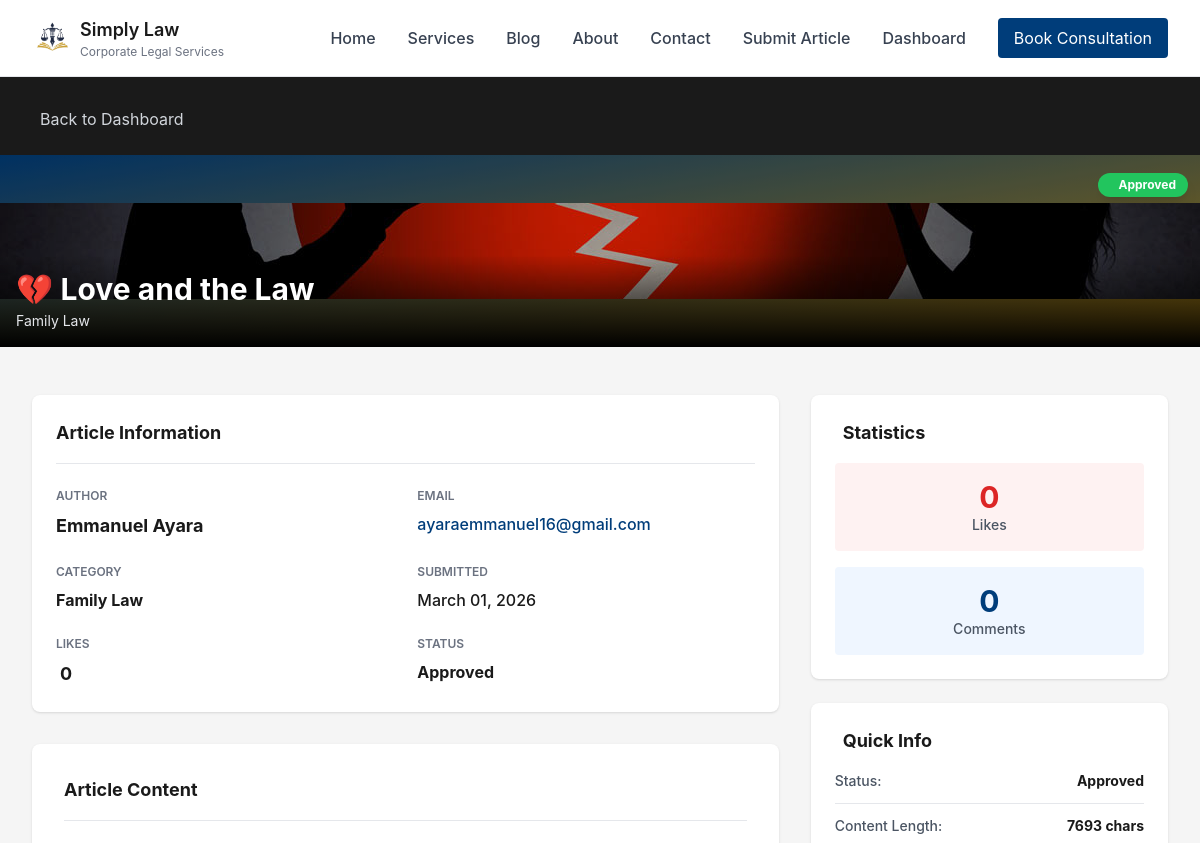
Page /admin/view/12 (signed in, upper part) on the earlier database version.
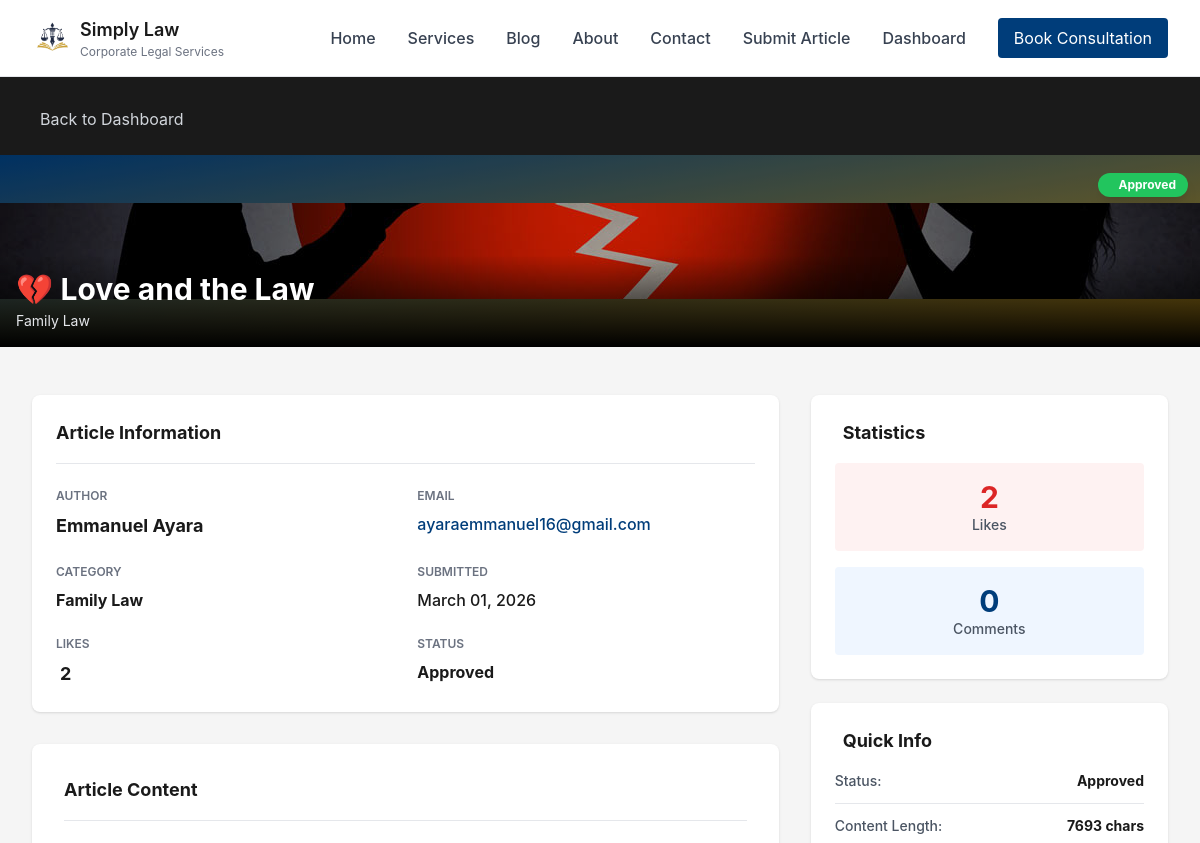
Same page on the later database version.
### models.py (models this page shows, shortened)
class Article(db.Model):
    id = db.Column(db.Integer, primary_key=True)
    email = db.Column(db.String(120), nullable=False)
    title = db.Column(db.String(200), nullable=False)
    content = db.Column(db.Text, nullable=False)
    author = db.Column(db.String(100), nullable=False)
    date_posted = db.Column(db.DateTime, default=datetime.utcnow, nullable=False)
    date_submitted = db.Column(db.DateTime, default=datetime.utcnow, nullable=False)
    status = db.Column(
        db.String(20),
        nullable=False,
        default='pending',
        index=True  # ✅ Frequently queried
    )
    category = db.Column(
        db.String(100),
        nullable=False,
        default='General',
        index=True  # ✅ Frequently used for filtering
    )
    likes = db.Column(db.Integer, default=0, nullable=False)
    views = db.Column(db.Integer, default=0, nullable=False)
    cover_image = db.Column(db.String(255), nullable=True)
    document_filename = db.Column(db.String(255), nullable=True)
    deleted_at = db.Column(db.DateTime, nullable=True)
    is_draft = db.Column(db.Boolean, default=False, nullable=False)
    comments = db.relationship('Comment', backref='article', lazy=True, cascade='all, delete-orphan')
    visits = db.relationship('Visit', backref='article', lazy=True, cascade='all, delete-orphan')
    __table_args__ = (
        db.Index('idx_article_status_category', 'status', 'category'),
        db.Index('idx_article_date_posted', 'date_posted'),
        db.Index('idx_article_deleted_at', 'deleted_at'),  # ✅ For soft delete queries
        db.Index('idx_article_is_draft', 'is_draft'),  # ✅ For draft queries
    )
    def is_deleted(self):
        return self.deleted_at is not None

### blueprints/admin.py (the view)
@admin_bp.route('/admin/view/<int:article_id>')
@login_required
@admin_required
def admin_view_article(article_id):
    try:
        article = Article.query.get_or_404(article_id)
        if article.is_deleted():
            flash("This article has been deleted.", "warning")
            return redirect(url_for('admin.admin_dashboard')), 404
        page = request.args.get('page', 1, type=int)
        paginated_comments = Comment.query.filter(
            Comment.article_id == article_id,
            Comment.parent_id.is_(None),  # Only root comments
            Comment.deleted_at.is_(None)  # Exclude soft-deleted comments
        ).order_by(Comment.date_posted.desc()).paginate(
            page=page,
            per_page=5,
            error_out=False
        )
        logger.info(f"Admin {current_user.username} viewed article {article_id}")
        return render_template(
            'admin_view_article.html',
            article=article,
            paginated_comments=paginated_comments
        )
    except Exception as e:
        logger.error(f"Error viewing article {article_id}: {str(e)}")
        flash('Error loading article.', 'danger')
        return redirect(url_for('admin.admin_dashboard'))

### security.py (called while the page is built)
def admin_required(f):
    @wraps(f)
    def decorated_function(*args, **kwargs):
        if not current_user.is_authenticated:
            flash('You must be logged in.', 'danger')
            return redirect(url_for('auth.admin_login'))
        if not current_user.is_admin:
            flash('You do not have permission to access this page.', 'danger')
            return redirect(url_for('public.home'))
        return f(*args, **kwargs)
    return decorated_function

### templates/admin_view_article.html (shortened to what this page needs)
{% extends 'base.html' %}
{% block content %}
<section class="bg-law-dark text-white py-6">
    <div class="max-w-7xl mx-auto px-4 sm:px-6 lg:px-8">
        <a href="{{ url_for('admin.admin_dashboard') }}" class="inline-flex items-center gap-2 text-gray-300 hover:text-white transition">
            Back to Dashboard
        </a>
    </div>
</section>
<section class="relative h-48 bg-gradient-to-br from-law-blue to-law-gold overflow-hidden">
    {% if article.cover_image %}
        <img src="{{ url_for('static', filename='uploads/' + article.cover_image) }}" alt="{{ article.title }}" class="w-full h-full object-cover">
        <div class="absolute inset-0 bg-black bg-opacity-20"></div>
    {% else %}
        <div class="w-full h-full flex items-center justify-center">
            <i class="fas fa-image text-white text-4xl opacity-20"></i>
        </div>
    {% endif %}
    <div class="absolute top-3 right-3">
        {% if article.status == 'pending' %}
            <span class="inline-flex items-center gap-2 px-3 py-1 bg-yellow-500 text-white rounded-full text-xs font-bold shadow-lg">
                <i class="fas fa-hourglass-half"></i>Pending
            </span>
        {% elif article.status == 'approved' %}
            <span class="inline-flex items-center gap-2 px-3 py-1 bg-green-500 text-white rounded-full text-xs font-bold shadow-lg">
                Approved
            </span>
        {% elif article.status == 'disapproved' %}
            <span class="inline-flex items-center gap-2 px-3 py-1 bg-red-500 text-white rounded-full text-xs font-bold shadow-lg">
                <i class="fas fa-times-circle"></i>Disapproved
            </span>
        {% endif %}
    </div>
    <div class="absolute bottom-0 left-0 right-0 bg-gradient-to-t from-black via-black/50 to-transparent p-4">
        <div class="max-w-7xl mx-auto">
            <h1 class="text-2xl md:text-3xl font-bold text-white mb-1">{{ article.title }}</h1>
            <p class="text-gray-200 text-sm">{{ article.category }}</p>
        </div>
    </div>
</section>
<section class="py-12 bg-law-gray">
    <div class="max-w-7xl mx-auto px-4 sm:px-6 lg:px-8">
        <div class="grid grid-cols-1 lg:grid-cols-3 gap-8">
            <div class="lg:col-span-2 space-y-8">
                <div class="bg-white rounded-lg shadow p-6">
                    <h3 class="text-lg font-bold text-law-dark mb-6 pb-4 border-b border-gray-200">Article Information</h3>
                    <div class="space-y-6">
                        <div class="grid grid-cols-1 md:grid-cols-2 gap-6">
                            <div>
                                <p class="text-xs text-gray-500 font-semibold uppercase mb-2">Author</p>
                                <p class="text-law-dark font-bold text-lg">{{ article.author }}</p>
                            </div>
                            <div>
                                <p class="text-xs text-gray-500 font-semibold uppercase mb-2">Email</p>
                                <p class="text-law-blue font-medium"><a href="mailto:{{ article.email }}" class="hover:underline">{{ article.email }}</a></p>
                            </div>
                        </div>
                        <div class="grid grid-cols-1 md:grid-cols-2 gap-6">
                            <div>
                                <p class="text-xs text-gray-500 font-semibold uppercase mb-2">Category</p>
                                <p class="text-law-dark font-bold">{{ article.category }}</p>
                            </div>
                            <div>
                                <p class="text-xs text-gray-500 font-semibold uppercase mb-2">Submitted</p>
                                <p class="text-law-dark font-medium">{{ article.date_posted.strftime('%B %d, %Y') }}</p>
                            </div>
                        </div>
                        <div class="grid grid-cols-1 md:grid-cols-2 gap-6">
                            <div>
                                <p class="text-xs text-gray-500 font-semibold uppercase mb-2">Likes</p>
                                <p class="text-law-dark font-bold text-lg">{{ article.likes or 0 }}</p>
                            </div>
                            <div>
                                <p class="text-xs text-gray-500 font-semibold uppercase mb-2">Status</p>
                                <p class="text-law-dark font-bold capitalize">{{ article.status }}</p>
                            </div>
                        </div>
                    </div>
                </div>
                <div class="bg-white rounded-lg shadow p-8">
                    <h3 class="text-lg font-bold text-law-dark mb-6 pb-4 border-b border-gray-200">Article Content</h3>
                </div>
            </div>
            <div class="space-y-6">
                <div class="bg-white rounded-lg shadow p-6">
                    <h3 class="text-lg font-bold text-law-dark mb-4 flex items-center gap-2">
                        Statistics
                    </h3>
                    <div class="space-y-4">
                        <div class="bg-red-50 rounded p-4 text-center">
                            <p class="text-3xl font-bold text-red-600">{{ article.likes or 0 }}</p>
                            <p class="text-sm text-gray-600 font-medium">Likes</p>
                        </div>
                        <div class="bg-blue-50 rounded p-4 text-center">
                            <p class="text-3xl font-bold text-law-blue">{{ paginated_comments.total }}</p>
                            <p class="text-sm text-gray-600 font-medium">Comments</p>
                        </div>
                    </div>
                </div>
                <div class="bg-white rounded-lg shadow p-6">
                    <h3 class="text-lg font-bold text-law-dark mb-4 flex items-center gap-2">
                        Quick Info
                    </h3>
                    <div class="space-y-3 text-sm">
                        <div class="flex justify-between">
                            <span class="text-gray-600 font-medium">Status:</span>
                            <span class="font-bold text-law-dark capitalize">{{ article.status }}</span>
                        </div>
                        <hr class="border-gray-200">
                        <div class="flex justify-between">
                            <span class="text-gray-600 font-medium">Content Length:</span>
                            <span class="font-bold text-law-dark">{{ article.content|length }} chars</span>
                        </div>
                    </div>
                </div>
            </div>
        </div>
    </div>
</section>
{% endblock %}

### templates/base.html (shortened to what this page needs)
<!DOCTYPE html>
<html lang="en">
<head>
    <script src="https://cdn.tailwindcss.com"></script>
</head>
<body class="page-container">
    {% include 'components/header.html' %}
    <main class="page-content">
        {% block content %}{% endblock %}
    </main>
</body>
</html>

### templates/components/header.html (shortened to what this page needs)
<header class="bg-white border-b border-gray-200 sticky top-0 z-50">
    <nav class="max-w-7xl mx-auto px-4 sm:px-6 lg:px-8" aria-label="Top">
        <div class="flex justify-between items-center py-4">
            <div class="flex items-center">
                <a href="{{ url_for('public.home') }}" class="flex items-center space-x-2 hover:opacity-75 transition">
                    <img src="{{ url_for('static', filename='logo.png') }}" alt="Simply Law Logo" class="h-10 w-10 object-contain">
                    <div class="flex flex-col">
                        <span class="font-semibold text-lg text-law-dark">Simply Law</span>
                        <span class="text-xs text-gray-500">Corporate Legal Services</span>
                    </div>
                </a>
            </div>
            <div class="hidden md:flex items-center space-x-8">
                <a href="{{ url_for('public.home') }}" class="text-gray-700 hover:text-law-blue font-medium">Home</a>
                <a href="{{ url_for('services.index') }}" class="text-gray-700 hover:text-law-blue font-medium">Services</a>
                <a href="{{ url_for('public.blog') }}" class="text-gray-700 hover:text-law-blue font-medium">Blog</a>
                <a href="{{ url_for('public.about') }}" class="text-gray-700 hover:text-law-blue font-medium">About</a>
                <a href="{{ url_for('contact.contact') }}" class="text-gray-700 hover:text-law-blue font-medium">Contact</a>
                <a href="{{ url_for('articles.submit_article') }}" class="text-gray-700 hover:text-law-blue font-medium">Submit Article</a>
                {% if current_user.is_authenticated and current_user.is_admin %}
                    <a href="{{ url_for('admin.admin_dashboard') }}" class="text-gray-700 hover:text-law-blue font-medium">Dashboard</a>
                {% endif %}
                <a href="{{ url_for('bookings.index') }}" class="px-4 py-2 bg-law-blue text-white rounded hover:bg-opacity-90 transition">
                    Book Consultation
                </a>
            </div>
        </div>
    </nav>
</header>

### templates/base.html (style rules this page uses)
* { margin: 0; padding: 0; box-sizing: border-box; }
html { scroll-behavior: smooth; }
body { font-family: 'Inter', system-ui, -apple-system, sans-serif; background-color: #fafaf8; color: #1a1a1a; line-height: 1.6; }
a { transition: color 0.3s ease; }
.page-container { min-height: 100vh; display: flex; flex-direction: column; }
.page-content { flex: 1; }
.bg-law-dark { background-color: #1a1a1a; }
.bg-law-blue { background-color: #003d7a; }
.bg-law-gray { background-color: #f5f5f5; }
.text-law-dark { color: #1a1a1a; }
.text-law-blue { color: #003d7a; }
h1, h2, h3, h4, h5, h6 { font-weight: 700; line-height: 1.2; margin-bottom: 0.5rem; }
h1 { font-size: 2.5rem; }
h3 { font-size: 1.5rem; }
section { padding: 3rem 0; }

Differences in the rows shown:
changed Article "💔 Love and the Law": likes "0" → "2"
